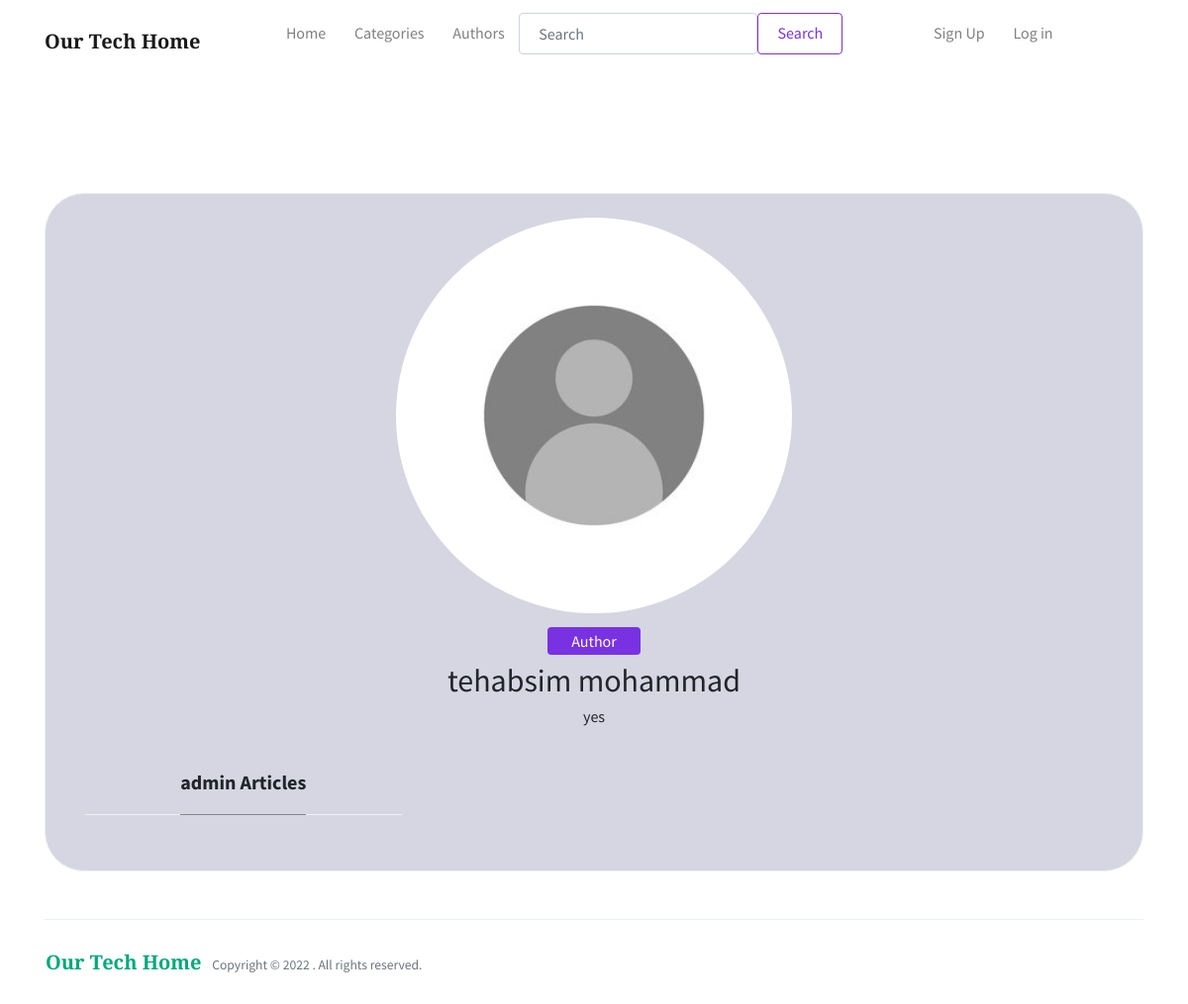
The page /members/8/profile on the database its author committed.
### home/models.py (models this page shows, shortened)
class Profile(models.Model):
    user = models.OneToOneField(User, null=True, on_delete=models.CASCADE)
    picture = models.ImageField(null=True, blank=True, upload_to="images/",  default='images/default.jpg')
    bio = models.TextField()
    facebook_url = models.CharField(max_length=255, null=True, blank=True)
    instagram_url = models.CharField(max_length=255, null=True, blank=True)
    linkedin_url = models.CharField(max_length=255, null=True, blank=True)

### members/views.py (the view)
# urls.py: path('<int:pk>/profile', ProfileView.as_view(), name="profile"),
class ProfileView(DetailView):
    model = Profile
    template_name = 'registration/profile.html'
    def get_context_data(self, **kwargs):
        context = super(ProfileView,self).get_context_data(**kwargs)
        profile = get_object_or_404(Profile,id=self.kwargs['pk'])
        posts = Post.objects.all()
        pk = self.kwargs["pk"]
        liked = False
        try:
            if profile.user.author.likes.filter(id=self.request.user.id).exists():
                liked = True
            total_likes = profile.user.author.total_likes()
            context['total_likes'] = total_likes
        except:
            pass
        context['liked'] = liked
        context['profile'] = profile
        context['posts'] = posts
        return context

### home/models.py (called while the page is built)
    def total_likes(self):
        return self.likes.count()

### members/templates/registration/profile.html (shortened to what this page needs)
{% extends 'base.html'%}
{% load static %}
{% block content%}
<br><br>
<div class="container mt-5">
    <div class="row d-flex justify-content-center">
        <div class="col-md">
            <div class="border card p-3 py-4 text-black rounded-3" style="background-color: #D6D6E2;border-radius: 40px; " >
                <div class="text-center "> <img style="width: 400px;height: 400px;object-fit: cover;" src="{{ profile.picture.url}}" class="img-fluid rounded-circle"> </div>
                <div class="text-center mt-3">
                {% if profile.user.author %}
				{% if profile.user.author.verified %}
				<span class="bg-secondary p-1 px-4 rounded text-white">Author</span>
                    {%endif%}
                    {%endif%}
					<h2 class="mt-2 mb-0 ">{{ profile.user.first_name }} {{ profile.user.last_name }} </h2>
                    <div class="px-4 mt-1">
                        <p class="fonts">{{ profile.bio }} </p>
                    </div>
                    <br>
                    {% if profile.user.author.verified %}
                    <div class="col-md-4 pl-4">
                    <h5 class="font-weight-bold spanborder"><span>{{profile.user}} Articles</span></h5>
                    {%endif%}
		</div>
	</div>
                </div>
            </div>
        </div>
    </div>
{%endblock content%}

### rows shown on the page
Profile: picture (placeholder picture), user.first_name "tehabsim", user.last_name "mohammad", bio "yes", user "admin"
